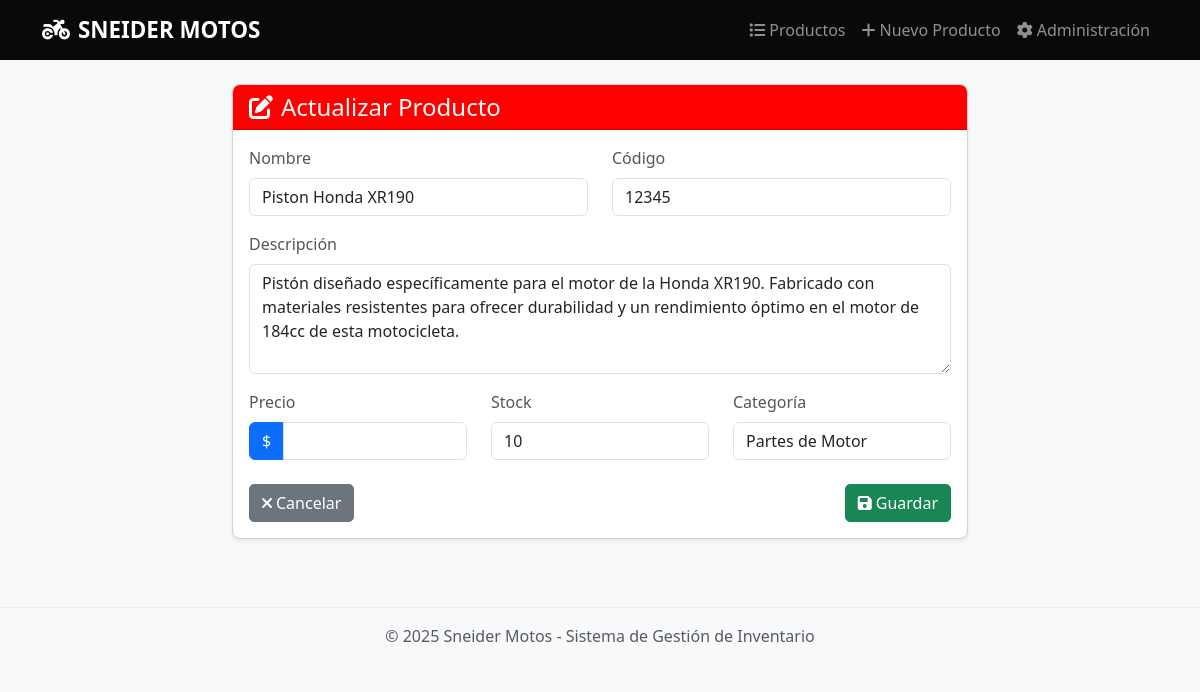
Screenshot of /productos/producto/1/editar/ (signed in) with the database file from the repository.
### productos/models.py (models this page shows, shortened)
class Producto(models.Model):
    nombre = models.CharField(max_length=200)
    codigo = models.CharField(max_length=50, unique=True)
    descripcion = models.TextField(blank=True)
    precio = models.DecimalField(max_digits=10, decimal_places=2)
    stock = models.PositiveIntegerField(default=0)
    categoria = models.ForeignKey(Categoria, on_delete=models.CASCADE, related_name='productos')
    fecha_creacion = models.DateTimeField(auto_now_add=True)
    fecha_actualizacion = models.DateTimeField(auto_now=True)

class Categoria(models.Model):
    nombre = models.CharField(max_length=100)
    def __str__(self):
        return self.nombre

### productos/views.py (the view)
# urls.py: path('producto/<int:pk>/editar/', views.ProductoUpdateView.as_view(), name='producto-update'),
class ProductoUpdateView(LoginRequiredMixin, UpdateView):
    model = Producto
    form_class = ProductoForm
    template_name = 'productos/producto_form.html'
    success_url = reverse_lazy('producto-list')
    def get_context_data(self, **kwargs):
        context = super().get_context_data(**kwargs)
        context['titulo'] = 'Actualizar Producto'
        return context

### productos/forms.py
class ProductoForm(forms.ModelForm):
    class Meta:
        model = Producto
        fields = ['nombre', 'codigo', 'descripcion', 'precio', 'stock', 'categoria']
        widgets = {
            'nombre': forms.TextInput(attrs={'class': 'form-control'}),
            'codigo': forms.TextInput(attrs={'class': 'form-control'}),
            'descripcion': forms.Textarea(attrs={'class': 'form-control', 'rows': 4}),
            'precio': forms.NumberInput(attrs={'class': 'form-control'}),
            'stock': forms.NumberInput(attrs={'class': 'form-control'}),
            'categoria': forms.Select(attrs={'class': 'form-control'}),
        }

### productos/templates/productos/producto_form.html (shortened to what this page needs)
{% extends 'productos/base.html' %}
{% block content %}
<div class="row">
    <div class="col-md-8 mx-auto">
        <div class="card shadow">
            <div class="card-header bg-primary text-white">
                <h4 class="mb-0"><i class="fas fa-edit me-2"></i>{{ titulo }}</h4>
            </div>
            <div class="card-body">
                <form method="post">
                    <div class="row mb-3">
                        <div class="col-md-6">
                            <label for="{{ form.nombre.id_for_label }}" class="form-label">Nombre</label>
                            <input type="text" name="{{ form.nombre.name }}" id="{{ form.nombre.id_for_label }}" class="form-control" value="{{ form.nombre.value|default:'' }}">
                        </div>
                        <div class="col-md-6">
                            <label for="{{ form.codigo.id_for_label }}" class="form-label">Código</label>
                            <input type="text" name="{{ form.codigo.name }}" id="{{ form.codigo.id_for_label }}" class="form-control" value="{{ form.codigo.value|default:'' }}">
                        </div>
                    </div>
                    <div class="mb-3">
                        <label for="{{ form.descripcion.id_for_label }}" class="form-label">Descripción</label>
                        <textarea name="{{ form.descripcion.name }}" id="{{ form.descripcion.id_for_label }}" class="form-control" rows="4">{{ form.descripcion.value|default:'' }}</textarea>
                    </div>
                    <div class="row mb-3">
                        <div class="col-md-4">
                            <label for="{{ form.precio.id_for_label }}" class="form-label">Precio</label>
                            <div class="input-group">
                                <span class="input-group-text">$</span>
                                <input type="number" name="{{ form.precio.name }}" id="{{ form.precio.id_for_label }}" class="form-control" step="0.01" value="{{ form.precio.value|default:'' }}">
                            </div>
                        </div>
                        <div class="col-md-4">
                            <label for="{{ form.stock.id_for_label }}" class="form-label">Stock</label>
                            <input type="number" name="{{ form.stock.name }}" id="{{ form.stock.id_for_label }}" class="form-control" value="{{ form.stock.value|default:'' }}">
                        </div>
                        <div class="col-md-4">
                            <label for="{{ form.categoria.id_for_label }}" class="form-label">Categoría</label>
                            <select name="{{ form.categoria.name }}" id="{{ form.categoria.id_for_label }}" class="form-control">
                                {% for option in form.categoria %}
                                    {{ option }}
                                {% endfor %}
                            </select>
                        </div>
                    </div>
                    <div class="d-flex justify-content-between mt-4">
                        <a href="{% url 'producto-list' %}" class="btn btn-secondary">
                            <i class="fas fa-times me-1"></i>Cancelar
                        </a>
                        <button type="submit" class="btn btn-success">
                            <i class="fas fa-save me-1"></i>Guardar
                        </button>
                    </div>
                </form>
            </div>
        </div>
    </div>
</div>
{% endblock %}

### productos/static/css/main.css (style rules this page uses)
body { background-color: #f8f9fa; font-family: 'Segoe UI', Tahoma, Geneva, Verdana, sans-serif; }
.card { border-radius: 8px; overflow: hidden; margin-bottom: 20px; }
.card-header { font-weight: 600; }
.btn { border-radius: 5px; font-weight: 500; }
.form-label { font-weight: 500; color: #555; }
.btn, .card { transition: all 0.2s ease-in-out; }
.shadow { box-shadow: 0 0.125rem 0.25rem rgba(0, 0, 0, 0.075) !important; }
.input-group-text { background-color: #0d6efd; color: white; border: 1px solid #0d6efd; }
.card-header.bg-primary { background-color: red !important; color: white; font-weight: 600; }

### rows the page displays
Producto: nombre "Piston Honda XR190", codigo "12345", descripcion "Pistón diseñado específicamente para el motor de la Honda XR190. Fabricado con materiales resistentes para ofrecer durabilidad y un rendimiento óptimo en el motor de 184cc de esta motocicleta.", categoria "Partes de Motor"

### other values shown
{{ titulo }} "Actualizar Producto"
